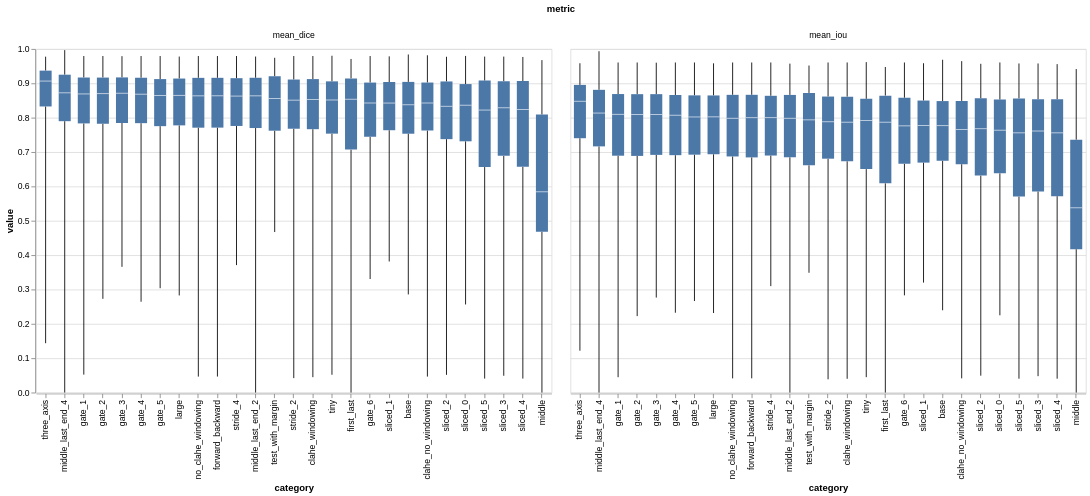

Notebook cell for this chart:
### Code cell
# Compute median value for each category for sorting
sorted_categories = (
    df.groupby('category')['value'].median()
    .sort_values(ascending=False)
    .index.tolist()
)

# Create chart with sorted x-axis by median
schart = alt.Chart(df).mark_boxplot(extent='min-max').encode(
    y='value',
    x=alt.X('category:N', sort=sorted_categories),
    column=alt.Column('metric:N')
).properties(
    width=600,
    height=400,
)
schart

### Figure 1 — Vega specification as saved in the notebook (floating-point values rounded to 4 significant figures)
{"$schema": "https://vega.github.io/schema/vega/v6.json", "data": [{"name": "source_0"}, {"name": "column_domain", "values": [{"metric": "mean_dice", "count": 27}, {"metric": "mean_iou", "count": 27}]}, {"name": "data_1"}, {"name": "data_3", "values": [{"lower_box_value": 0.7678, "lower_whisker_value": 0.04209}, {"lower_box_value": 0.7759, "lower_whisker_value": 0.371}, {"lower_box_value": 0.7071, "lower_whisker_value": 0.0}, {"lower_box_value": 0.4681, "lower_whisker_value": 0.0}, {"lower_box_value": 0.7699, "lower_whisker_value": 0.0}, {"lower_box_value": 0.7898, "lower_whisker_value": 0.0}, {"lower_box_value": 0.7533, "lower_whisker_value": 0.2856}, {"lower_box_value": 0.7776, "lower_whisker_value": 0.2826}, {"lower_box_value": 0.7535, "lower_whisker_value": 0.05178}, {"lower_box_value": 0.7833, "lower_whisker_value": 0.05213}, {"lower_box_value": 0.7823, "lower_whisker_value": 0.2728}, {"lower_box_value": 0.7846, "lower_whisker_value": 0.3659}, {"lower_box_value": 0.784, "lower_whisker_value": 0.2644}, {"lower_box_value": 0.7753, "lower_whisker_value": 0.3037}, {"lower_box_value": 0.7445, "lower_whisker_value": 0.3305}, {"lower_box_value": 0.7312, "lower_whisker_value": 0.2564}, {"lower_box_value": 0.7635, "lower_whisker_value": 0.3815}, {"lower_box_value": 0.7375, "lower_whisker_value": 0.05155}, {"lower_box_value": 0.6892, "lower_whisker_value": 0.04891}, {"lower_box_value": 0.657, "lower_whisker_value": 0.04072}, {"lower_box_value": 0.6563, "lower_whisker_value": 0.04072}, {"lower_box_value": 0.7711, "lower_whisker_value": 0.04663}, {"lower_box_value": 0.8326, "lower_whisker_value": 0.1437}, {"lower_box_value": 0.7621, "lower_whisker_value": 0.4672}, {"lower_box_value": 0.7627, "lower_whisker_value": 0.04649}, {"lower_box_value": 0.7665, "lower_whisker_value": 0.04477}, {"lower_box_value": 0.7709, "lower_whisker_value": 0.04648}, {"lower_box_value": 0.6807, "lower_whisker_value": 0.03859}, {"lower_box_value": 0.6898, "lower_whisker_value": 0.3098}, {"lower_box_value": 0.609, "lower_whisker_value": 0.0}, {"lower_box_value": 0.4174, "lower_whisker_value": 0.0}, {"lower_box_value": 0.6848, "lower_whisker_value": 0.0}, {"lower_box_value": 0.7165, "lower_whisker_value": 0.0}, {"lower_box_value": 0.6746, "lower_whisker_value": 0.2395}, {"lower_box_value": 0.6936, "lower_whisker_value": 0.2315}, {"lower_box_value": 0.6503, "lower_whisker_value": 0.04484}, {"lower_box_value": 0.6893, "lower_whisker_value": 0.04472}, {"lower_box_value": 0.6887, "lower_whisker_value": 0.2225}, {"lower_box_value": 0.6917, "lower_whisker_value": 0.2765}, {"lower_box_value": 0.6909, "lower_whisker_value": 0.2323}, {"lower_box_value": 0.6924, "lower_whisker_value": 0.2664}, {"lower_box_value": 0.6657, "lower_whisker_value": 0.2829}, {"lower_box_value": 0.6381, "lower_whisker_value": 0.2249}, {"lower_box_value": 0.6692, "lower_whisker_value": 0.3201}, {"lower_box_value": 0.6315, "lower_whisker_value": 0.04919}, {"lower_box_value": 0.5853, "lower_whisker_value": 0.04775}, {"lower_box_value": 0.5717, "lower_whisker_value": 0.04036}, {"lower_box_value": 0.5704, "lower_whisker_value": 0.04036}, {"lower_box_value": 0.6844, "lower_whisker_value": 0.04138}, {"lower_box_value": 0.7402, "lower_whisker_value": 0.1218}, {"lower_box_value": 0.6614, "lower_whisker_value": 0.3486}, {"lower_box_value": 0.6646, "lower_whisker_value": 0.04134}, {"lower_box_value": 0.6732, "lower_whisker_value": 0.04009}, {"lower_box_value": 0.6872, "lower_whisker_value": 0.04127}]}, {"name": "data_4", "values": [{"upper_box_value": 0.911, "upper_whisker_value": 0.9794}, {"upper_box_value": 0.915, "upper_whisker_value": 0.9794}, {"upper_box_value": 0.9144, "upper_whisker_value": 0.9709}, {"upper_box_value": 0.8091, "upper_whisker_value": 0.9675}, {"upper_box_value": 0.9162, "upper_whisker_value": 0.9779}, {"upper_box_value": 0.9251, "upper_whisker_value": 0.9966}, {"upper_box_value": 0.9042, "upper_whisker_value": 0.9839}, {"upper_box_value": 0.9139, "upper_whisker_value": 0.9779}, {"upper_box_value": 0.9057, "upper_whisker_value": 0.9803}, {"upper_box_value": 0.9169, "upper_whisker_value": 0.9794}, {"upper_box_value": 0.9167, "upper_whisker_value": 0.9794}, {"upper_box_value": 0.9172, "upper_whisker_value": 0.979}, {"upper_box_value": 0.9162, "upper_whisker_value": 0.9794}, {"upper_box_value": 0.9123, "upper_whisker_value": 0.9794}, {"upper_box_value": 0.9022, "upper_whisker_value": 0.9794}, {"upper_box_value": 0.8978, "upper_whisker_value": 0.9797}, {"upper_box_value": 0.9038, "upper_whisker_value": 0.9785}, {"upper_box_value": 0.9054, "upper_whisker_value": 0.9773}, {"upper_box_value": 0.9062, "upper_whisker_value": 0.9778}, {"upper_box_value": 0.9065, "upper_whisker_value": 0.9767}, {"upper_box_value": 0.908, "upper_whisker_value": 0.9778}, {"upper_box_value": 0.916, "upper_whisker_value": 0.9794}, {"upper_box_value": 0.9369, "upper_whisker_value": 0.9776}, {"upper_box_value": 0.9206, "upper_whisker_value": 0.9743}, {"upper_box_value": 0.9023, "upper_whisker_value": 0.9816}, {"upper_box_value": 0.9123, "upper_whisker_value": 0.9795}, {"upper_box_value": 0.9159, "upper_whisker_value": 0.9794}, {"upper_box_value": 0.8615, "upper_whisker_value": 0.9606}, {"upper_box_value": 0.8637, "upper_whisker_value": 0.9606}, {"upper_box_value": 0.8642, "upper_whisker_value": 0.9475}, {"upper_box_value": 0.7358, "upper_whisker_value": 0.9415}, {"upper_box_value": 0.8663, "upper_whisker_value": 0.9573}, {"upper_box_value": 0.8811, "upper_whisker_value": 0.9934}, {"upper_box_value": 0.8483, "upper_whisker_value": 0.9686}, {"upper_box_value": 0.8647, "upper_whisker_value": 0.9582}, {"upper_box_value": 0.8549, "upper_whisker_value": 0.9617}, {"upper_box_value": 0.8688, "upper_whisker_value": 0.9606}, {"upper_box_value": 0.8684, "upper_whisker_value": 0.9606}, {"upper_box_value": 0.8685, "upper_whisker_value": 0.96}, {"upper_box_value": 0.8661, "upper_whisker_value": 0.9606}, {"upper_box_value": 0.8649, "upper_whisker_value": 0.9606}, {"upper_box_value": 0.858, "upper_whisker_value": 0.9606}, {"upper_box_value": 0.8526, "upper_whisker_value": 0.9607}, {"upper_box_value": 0.8499, "upper_whisker_value": 0.9584}, {"upper_box_value": 0.8562, "upper_whisker_value": 0.9568}, {"upper_box_value": 0.8535, "upper_whisker_value": 0.9577}, {"upper_box_value": 0.8534, "upper_whisker_value": 0.9559}, {"upper_box_value": 0.856, "upper_whisker_value": 0.9577}, {"upper_box_value": 0.8666, "upper_whisker_value": 0.9606}, {"upper_box_value": 0.8954, "upper_whisker_value": 0.9584}, {"upper_box_value": 0.872, "upper_whisker_value": 0.9518}, {"upper_box_value": 0.8489, "upper_whisker_value": 0.9645}, {"upper_box_value": 0.8612, "upper_whisker_value": 0.9607}, {"upper_box_value": 0.8665, "upper_whisker_value": 0.9606}]}, {"name": "data_5", "values": [{"lower_box_value": 0.7678, "upper_box_value": 0.911}, {"lower_box_value": 0.7759, "upper_box_value": 0.915}, {"lower_box_value": 0.7071, "upper_box_value": 0.9144}, {"lower_box_value": 0.4681, "upper_box_value": 0.8091}, {"lower_box_value": 0.7699, "upper_box_value": 0.9162}, {"lower_box_value": 0.7898, "upper_box_value": 0.9251}, {"lower_box_value": 0.7533, "upper_box_value": 0.9042}, {"lower_box_value": 0.7776, "upper_box_value": 0.9139}, {"lower_box_value": 0.7535, "upper_box_value": 0.9057}, {"lower_box_value": 0.7833, "upper_box_value": 0.9169}, {"lower_box_value": 0.7823, "upper_box_value": 0.9167}, {"lower_box_value": 0.7846, "upper_box_value": 0.9172}, {"lower_box_value": 0.784, "upper_box_value": 0.9162}, {"lower_box_value": 0.7753, "upper_box_value": 0.9123}, {"lower_box_value": 0.7445, "upper_box_value": 0.9022}, {"lower_box_value": 0.7312, "upper_box_value": 0.8978}, {"lower_box_value": 0.7635, "upper_box_value": 0.9038}, {"lower_box_value": 0.7375, "upper_box_value": 0.9054}, {"lower_box_value": 0.6892, "upper_box_value": 0.9062}, {"lower_box_value": 0.657, "upper_box_value": 0.9065}, {"lower_box_value": 0.6563, "upper_box_value": 0.908}, {"lower_box_value": 0.7711, "upper_box_value": 0.916}, {"lower_box_value": 0.8326, "upper_box_value": 0.9369}, {"lower_box_value": 0.7621, "upper_box_value": 0.9206}, {"lower_box_value": 0.7627, "upper_box_value": 0.9023}, {"lower_box_value": 0.7665, "upper_box_value": 0.9123}, {"lower_box_value": 0.7709, "upper_box_value": 0.9159}, {"lower_box_value": 0.6807, "upper_box_value": 0.8615}, {"lower_box_value": 0.6898, "upper_box_value": 0.8637}, {"lower_box_value": 0.609, "upper_box_value": 0.8642}, {"lower_box_value": 0.4174, "upper_box_value": 0.7358}, {"lower_box_value": 0.6848, "upper_box_value": 0.8663}, {"lower_box_value": 0.7165, "upper_box_value": 0.8811}, {"lower_box_value": 0.6746, "upper_box_value": 0.8483}, {"lower_box_value": 0.6936, "upper_box_value": 0.8647}, {"lower_box_value": 0.6503, "upper_box_value": 0.8549}, {"lower_box_value": 0.6893, "upper_box_value": 0.8688}, {"lower_box_value": 0.6887, "upper_box_value": 0.8684}, {"lower_box_value": 0.6917, "upper_box_value": 0.8685}, {"lower_box_value": 0.6909, "upper_box_value": 0.8661}, {"lower_box_value": 0.6924, "upper_box_value": 0.8649}, {"lower_box_value": 0.6657, "upper_box_value": 0.858}, {"lower_box_value": 0.6381, "upper_box_value": 0.8526}, {"lower_box_value": 0.6692, "upper_box_value": 0.8499}, {"lower_box_value": 0.6315, "upper_box_value": 0.8562}, {"lower_box_value": 0.5853, "upper_box_value": 0.8535}, {"lower_box_value": 0.5717, "upper_box_value": 0.8534}, {"lower_box_value": 0.5704, "upper_box_value": 0.856}, {"lower_box_value": 0.6844, "upper_box_value": 0.8666}, {"lower_box_value": 0.7402, "upper_box_value": 0.8954}, {"lower_box_value": 0.6614, "upper_box_value": 0.872}, {"lower_box_value": 0.6646, "upper_box_value": 0.8489}, {"lower_box_value": 0.6732, "upper_box_value": 0.8612}, {"lower_box_value": 0.6872, "upper_box_value": 0.8665}]}, {"name": "data_6", "values": [{"mid_box_value": 0.851}, {"mid_box_value": 0.8629}, {"mid_box_value": 0.8537}, {"mid_box_value": 0.5843}, {"mid_box_value": 0.8635}, {"mid_box_value": 0.8723}, {"mid_box_value": 0.8376}, {"mid_box_value": 0.865}, {"mid_box_value": 0.8515}, {"mid_box_value": 0.8691}, {"mid_box_value": 0.87}, {"mid_box_value": 0.8712}, {"mid_box_value": 0.8684}, {"mid_box_value": 0.8645}, {"mid_box_value": 0.8427}, {"mid_box_value": 0.8363}, {"mid_box_value": 0.8426}, {"mid_box_value": 0.8332}, {"mid_box_value": 0.8288}, {"mid_box_value": 0.8238}, {"mid_box_value": 0.8222}, {"mid_box_value": 0.8637}, {"mid_box_value": 0.9066}, {"mid_box_value": 0.856}, {"mid_box_value": 0.8427}, {"mid_box_value": 0.8531}, {"mid_box_value": 0.8635}, {"mid_box_value": 0.7882}, {"mid_box_value": 0.8001}, {"mid_box_value": 0.7868}, {"mid_box_value": 0.5377}, {"mid_box_value": 0.7983}, {"mid_box_value": 0.8135}, {"mid_box_value": 0.7768}, {"mid_box_value": 0.8024}, {"mid_box_value": 0.792}, {"mid_box_value": 0.8098}, {"mid_box_value": 0.8093}, {"mid_box_value": 0.809}, {"mid_box_value": 0.8072}, {"mid_box_value": 0.8021}, {"mid_box_value": 0.7762}, {"mid_box_value": 0.7636}, {"mid_box_value": 0.7772}, {"mid_box_value": 0.7679}, {"mid_box_value": 0.7612}, {"mid_box_value": 0.7559}, {"mid_box_value": 0.7559}, {"mid_box_value": 0.8}, {"mid_box_value": 0.8478}, {"mid_box_value": 0.7937}, {"mid_box_value": 0.7658}, {"mid_box_value": 0.7869}, {"mid_box_value": 0.7983}]}, {"name": "data_1_x_domain_category", "values": [{"category": "stride_2", "sort_field": 13.0}, {"category": "stride_4", "sort_field": 10.0}, {"category": "first_last", "sort_field": 16.0}, {"category": "middle", "sort_field": 26.0}, {"category": "middle_last_end_2", "sort_field": 11.0}, {"category": "middle_last_end_4", "sort_field": 1.0}, {"category": "base", "sort_field": 19.0}, {"category": "large", "sort_field": 7.0}, {"category": "tiny", "sort_field": 15.0}, {"category": "gate_1", "sort_field": 2.0}, {"category": "gate_2", "sort_field": 3.0}, {"category": "gate_3", "sort_field": 4.0}, {"category": "gate_4", "sort_field": 5.0}, {"category": "gate_5", "sort_field": 6.0}, {"category": "gate_6", "sort_field": 17.0}, {"category": "sliced_0", "sort_field": 22.0}, {"category": "sliced_1", "sort_field": 18.0}, {"category": "sliced_2", "sort_field": 21.0}, {"category": "sliced_3", "sort_field": 24.0}, {"category": "sliced_4", "sort_field": 25.0}, {"category": "sliced_5", "sort_field": 23.0}, {"category": "forward_backward", "sort_field": 9.0}, {"category": "three_axis", "sort_field": 0.0}, {"category": "test_with_margin", "sort_field": 12.0}, {"category": "clahe_no_windowing", "sort_field": 20.0}, {"category": "clahe_windowing", "sort_field": 14.0}, {"category": "no_clahe_windowing", "sort_field": 8.0}]}, {"name": "source_0_facet_facet0", "values": [{"category": "stride_2", "metric": "mean_dice", "lower_box_value": 0.7678, "upper_box_value": 0.911, "mid_box_value": 0.851, "lower_whisker_value": 0.04209, "upper_whisker_value": 0.9794, "x_category_sort_index": 13.0, "tooltip_category_sort_index": 13.0}, {"category": "stride_4", "metric": "mean_dice", "lower_box_value": 0.7759, "upper_box_value": 0.915, "mid_box_value": 0.8629, "lower_whisker_value": 0.371, "upper_whisker_value": 0.9794, "x_category_sort_index": 10.0, "tooltip_category_sort_index": 10.0}, {"category": "first_last", "metric": "mean_dice", "lower_box_value": 0.7071, "upper_box_value": 0.9144, "mid_box_value": 0.8537, "lower_whisker_value": 0.0, "upper_whisker_value": 0.9709, "x_category_sort_index": 16.0, "tooltip_category_sort_index": 16.0}, {"category": "middle", "metric": "mean_dice", "lower_box_value": 0.4681, "upper_box_value": 0.8091, "mid_box_value": 0.5843, "lower_whisker_value": 0.0, "upper_whisker_value": 0.9675, "x_category_sort_index": 26.0, "tooltip_category_sort_index": 26.0}, {"category": "middle_last_end_2", "metric": "mean_dice", "lower_box_value": 0.7699, "upper_box_value": 0.9162, "mid_box_value": 0.8635, "lower_whisker_value": 0.0, "upper_whisker_value": 0.9779, "x_category_sort_index": 11.0, "tooltip_category_sort_index": 11.0}, {"category": "middle_last_end_4", "metric": "mean_dice", "lower_box_value": 0.7898, "upper_box_value": 0.9251, "mid_box_value": 0.8723, "lower_whisker_value": 0.0, "upper_whisker_value": 0.9966, "x_category_sort_index": 1.0, "tooltip_category_sort_index": 1.0}, {"category": "base", "metric": "mean_dice", "lower_box_value": 0.7533, "upper_box_value": 0.9042, "mid_box_value": 0.8376, "lower_whisker_value": 0.2856, "upper_whisker_value": 0.9839, "x_category_sort_index": 19.0, "tooltip_category_sort_index": 19.0}, {"category": "large", "metric": "mean_dice", "lower_box_value": 0.7776, "upper_box_value": 0.9139, "mid_box_value": 0.865, "lower_whisker_value": 0.2826, "upper_whisker_value": 0.9779, "x_category_sort_index": 7.0, "tooltip_category_sort_index": 7.0}, {"category": "tiny", "metric": "mean_dice", "lower_box_value": 0.7535, "upper_box_value": 0.9057, "mid_box_value": 0.8515, "lower_whisker_value": 0.05178, "upper_whisker_value": 0.9803, "x_category_sort_index": 15.0, "tooltip_category_sort_index": 15.0}, {"category": "gate_1", "metric": "mean_dice", "lower_box_value": 0.7833, "upper_box_value": 0.9169, "mid_box_value": 0.8691, "lower_whisker_value": 0.05213, "upper_whisker_value": 0.9794, "x_category_sort_index": 2.0, "tooltip_category_sort_index": 2.0}, {"category": "gate_2", "metric": "mean_dice", "lower_box_value": 0.7823, "upper_box_value": 0.9167, "mid_box_value": 0.87, "lower_whisker_value": 0.2728, "upper_whisker_value": 0.9794, "x_category_sort_index": 3.0, "tooltip_category_sort_index": 3.0}, {"category": "gate_3", "metric": "mean_dice", "lower_box_value": 0.7846, "upper_box_value": 0.9172, "mid_box_value": 0.8712, "lower_whisker_value": 0.3659, "upper_whisker_value": 0.979, "x_category_sort_index": 4.0, "tooltip_category_sort_index": 4.0}, {"category": "gate_4", "metric": "mean_dice", "lower_box_value": 0.784, "upper_box_value": 0.9162, "mid_box_value": 0.8684, "lower_whisker_value": 0.2644, "upper_whisker_value": 0.9794, "x_category_sort_index": 5.0, "tooltip_category_sort_index": 5.0}, {"category": "gate_5", "metric": "mean_dice", "lower_box_value": 0.7753, "upper_box_value": 0.9123, "mid_box_value": 0.8645, "lower_whisker_value": 0.3037, "upper_whisker_value": 0.9794, "x_category_sort_index": 6.0, "tooltip_category_sort_index": 6.0}, {"category": "gate_6", "metric": "mean_dice", "lower_box_value": 0.7445, "upper_box_value": 0.9022, "mid_box_value": 0.8427, "lower_whisker_value": 0.3305, "upper_whisker_value": 0.9794, "x_category_sort_index": 17.0, "tooltip_category_sort_index": 17.0}, {"category": "sliced_0", "metric": "mean_dice", "lower_box_value": 0.7312, "upper_box_value": 0.8978, "mid_box_value": 0.8363, "lower_whisker_value": 0.2564, "upper_whisker_value": 0.9797, "x_category_sort_index": 22.0, "tooltip_category_sort_index": 22.0}, {"category": "sliced_1", "metric": "mean_dice", "lower_box_value": 0.7635, "upper_box_value": 0.9038, "mid_box_value": 0.8426, "lower_whisker_value": 0.3815, "upper_whisker_value": 0.9785, "x_category_sort_index": 18.0, "tooltip_category_sort_index": 18.0}, {"category": "sliced_2", "metric": "mean_dice", "lower_box_value": 0.7375, "upper_box_value": 0.9054, "mid_box_value": 0.8332, "lower_whisker_value": 0.05155, "upper_whisker_value": 0.9773, "x_category_sort_index": 21.0, "tooltip_category_sort_index": 21.0}, {"category": "sliced_3", "metric": "mean_dice", "lower_box_value": 0.6892, "upper_box_value": 0.9062, "mid_box_value": 0.8288, "lower_whisker_value": 0.04891, "upper_whisker_value": 0.9778, "x_category_sort_index": 24.0, "tooltip_category_sort_index": 24.0}, {"category": "sliced_4", "metric": "mean_dice", "lower_box_value": 0.657, "upper_box_value": 0.9065, "mid_box_value": 0.8238, "lower_whisker_value": 0.04072, "upper_whisker_value": 0.9767, "x_category_sort_index": 25.0, "tooltip_category_sort_index": 25.0}, {"category": "sliced_5", "metric": "mean_dice", "lower_box_value": 0.6563, "upper_box_value": 0.908, "mid_box_value": 0.8222, "lower_whisker_value": 0.04072, "upper_whisker_value": 0.9778, "x_category_sort_index": 23.0, "tooltip_category_sort_index": 23.0}, {"category": "forward_backward", "metric": "mean_dice", "lower_box_value": 0.7711, "upper_box_value": 0.916, "mid_box_value": 0.8637, "lower_whisker_value": 0.04663, "upper_whisker_value": 0.9794, "x_category_sort_index": 9.0, "tooltip_category_sort_index": 9.0}, {"category": "three_axis", "metric": "mean_dice", "lower_box_value": 0.8326, "upper_box_value": 0.9369, "mid_box_value": 0.9066, "lower_whisker_value": 0.1437, "upper_whisker_value": 0.9776, "x_category_sort_index": 0.0, "tooltip_category_sort_index": 0.0}, {"category": "test_with_margin", "metric": "mean_dice", "lower_box_value": 0.7621, "upper_box_value": 0.9206, "mid_box_value": 0.856, "lower_whisker_value": 0.4672, "upper_whisker_value": 0.9743, "x_category_sort_index": 12.0, "tooltip_category_sort_index": 12.0}, {"category": "clahe_no_windowing", "metric": "mean_dice", "lower_box_value": 0.7627, "upper_box_value": 0.9023, "mid_box_value": 0.8427, "lower_whisker_value": 0.04649, "upper_whisker_value": 0.9816, "x_category_sort_index": 20.0, "tooltip_category_sort_index": 20.0}, {"category": "clahe_windowing", "metric": "mean_dice", "lower_box_value": 0.7665, "upper_box_value": 0.9123, "mid_box_value": 0.8531, "lower_whisker_value": 0.04477, "upper_whisker_value": 0.9795, "x_category_sort_index": 14.0, "tooltip_category_sort_index": 14.0}, {"category": "no_clahe_windowing", "metric": "mean_dice", "lower_box_value": 0.7709, "upper_box_value": 0.9159, "mid_box_value": 0.8635, "lower_whisker_value": 0.04648, "upper_whisker_value": 0.9794, "x_category_sort_index": 8.0, "tooltip_category_sort_index": 8.0}, {"category": "stride_2", "metric": "mean_iou", "lower_box_value": 0.6807, "upper_box_value": 0.8615, "mid_box_value": 0.7882, "lower_whisker_value": 0.03859, "upper_whisker_value": 0.9606, "x_category_sort_index": 13.0, "tooltip_category_sort_index": 13.0}, {"category": "stride_4", "metric": "mean_iou", "lower_box_value": 0.6898, "upper_box_value": 0.8637, "mid_box_value": 0.8001, "lower_whisker_value": 0.3098, "upper_whisker_value": 0.9606, "x_category_sort_index": 10.0, "tooltip_category_sort_index": 10.0}, {"category": "first_last", "metric": "mean_iou", "lower_box_value": 0.609, "upper_box_value": 0.8642, "mid_box_value": 0.7868, "lower_whisker_value": 0.0, "upper_whisker_value": 0.9475, "x_category_sort_index": 16.0, "tooltip_category_sort_index": 16.0}, {"category": "middle", "metric": "mean_iou", "lower_box_value": 0.4174, "upper_box_value": 0.7358, "mid_box_value": 0.5377, "lower_whisker_value": 0.0, "upper_whisker_value": 0.9415, "x_category_sort_index": 26.0, "tooltip_category_sort_index": 26.0}, {"category": "middle_last_end_2", "metric": "mean_iou", "lower_box_value": 0.6848, "upper_box_value": 0.8663, "mid_box_value": 0.7983, "lower_whisker_value": 0.0, "upper_whisker_value": 0.9573, "x_category_sort_index": 11.0, "tooltip_category_sort_index": 11.0}, {"category": "middle_last_end_4", "metric": "mean_iou", "lower_box_value": 0.7165, "upper_box_value": 0.8811, "mid_box_value": 0.8135, "lower_whisker_value": 0.0, "upper_whisker_value": 0.9934, "x_category_sort_index": 1.0, "tooltip_category_sort_index": 1.0}, {"category": "base", "metric": "mean_iou", "lower_box_value": 0.6746, "upper_box_value": 0.8483, "mid_box_value": 0.7768, "lower_whisker_value": 0.2395, "upper_whisker_value": 0.9686, "x_category_sort_index": 19.0, "tooltip_category_sort_index": 19.0}, {"category": "large", "metric": "mean_iou", "lower_box_value": 0.6936, "upper_box_value": 0.8647, "mid_box_value": 0.8024, "lower_whisker_value": 0.2315, "upper_whisker_value": 0.9582, "x_category_sort_index": 7.0, "tooltip_category_sort_index": 7.0}, {"category": "tiny", "metric": "mean_iou", "lower_box_value": 0.6503, "upper_box_value": 0.8549, "mid_box_value": 0.792, "lower_whisker_value": 0.04484, "upper_whisker_value": 0.9617, "x_category_sort_index": 15.0, "tooltip_category_sort_index": 15.0}, {"category": "gate_1", "metric": "mean_iou", "lower_box_value": 0.6893, "upper_box_value": 0.8688, "mid_box_value": 0.8098, "lower_whisker_value": 0.04472, "upper_whisker_value": 0.9606, "x_category_sort_index": 2.0, "tooltip_category_sort_index": 2.0}, {"category": "gate_2", "metric": "mean_iou", "lower_box_value": 0.6887, "upper_box_value": 0.8684, "mid_box_value": 0.8093, "lower_whisker_value": 0.2225, "upper_whisker_value": 0.9606, "x_category_sort_index": 3.0, "tooltip_category_sort_index": 3.0}, {"category": "gate_3", "metric": "mean_iou", "lower_box_value": 0.6917, "upper_box_value": 0.8685, "mid_box_value": 0.809, "lower_whisker_value": 0.2765, "upper_whisker_value": 0.96, "x_category_sort_index": 4.0, "tooltip_category_sort_index": 4.0}, {"category": "gate_4", "metric": "mean_iou", "lower_box_value": 0.6909, "upper_box_value": 0.8661, "mid_box_value": 0.8072, "lower_whisker_value": 0.2323, "upper_whisker_value": 0.9606, "x_category_sort_index": 5.0, "tooltip_category_sort_index": 5.0}, {"category": "gate_5", "metric": "mean_iou", "lower_box_value": 0.6924, "upper_box_value": 0.8649, "mid_box_value": 0.8021, "lower_whisker_value": 0.2664, "upper_whisker_value": 0.9606, "x_category_sort_index": 6.0, "tooltip_category_sort_index": 6.0}, {"category": "gate_6", "metric": "mean_iou", "lower_box_value": 0.6657, "upper_box_value": 0.858, "mid_box_value": 0.7762, "lower_whisker_value": 0.2829, "upper_whisker_value": 0.9606, "x_category_sort_index": 17.0, "tooltip_category_sort_index": 17.0}, {"category": "sliced_0", "metric": "mean_iou", "lower_box_value": 0.6381, "upper_box_value": 0.8526, "mid_box_value": 0.7636, "lower_whisker_value": 0.2249, "upper_whisker_value": 0.9607, "x_category_sort_index": 22.0, "tooltip_category_sort_index": 22.0}, {"category": "sliced_1", "metric": "mean_iou", "lower_box_value": 0.6692, "upper_box_value": 0.8499, "mid_box_value": 0.7772, "lower_whisker_value": 0.3201, "upper_whisker_value": 0.9584, "x_category_sort_index": 18.0, "tooltip_category_sort_index": 18.0}, {"category": "sliced_2", "metric": "mean_iou", "lower_box_value": 0.6315, "upper_box_value": 0.8562, "mid_box_value": 0.7679, "lower_whisker_value": 0.04919, "upper_whisker_value": 0.9568, "x_category_sort_index": 21.0, "tooltip_category_sort_index": 21.0}, {"category": "sliced_3", "metric": "mean_iou", "lower_box_value": 0.5853, "upper_box_value": 0.8535, "mid_box_value": 0.7612, "lower_whisker_value": 0.04775, "upper_whisker_value": 0.9577, "x_category_sort_index": 24.0, "tooltip_category_sort_index": 24.0}, {"category": "sliced_4", "metric": "mean_iou", "lower_box_value": 0.5717, "upper_box_value": 0.8534, "mid_box_value": 0.7559, "lower_whisker_value": 0.04036, "upper_whisker_value": 0.9559, "x_category_sort_index": 25.0, "tooltip_category_sort_index": 25.0}, {"category": "sliced_5", "metric": "mean_iou", "lower_box_value": 0.5704, "upper_box_value": 0.856, "mid_box_value": 0.7559, "lower_whisker_value": 0.04036, "upper_whisker_value": 0.9577, "x_category_sort_index": 23.0, "tooltip_category_sort_index": 23.0}, {"category": "forward_backward", "metric": "mean_iou", "lower_box_value": 0.6844, "upper_box_value": 0.8666, "mid_box_value": 0.8, "lower_whisker_value": 0.04138, "upper_whisker_value": 0.9606, "x_category_sort_index": 9.0, "tooltip_category_sort_index": 9.0}, {"category": "three_axis", "metric": "mean_iou", "lower_box_value": 0.7402, "upper_box_value": 0.8954, "mid_box_value": 0.8478, "lower_whisker_value": 0.1218, "upper_whisker_value": 0.9584, "x_category_sort_index": 0.0, "tooltip_category_sort_index": 0.0}, {"category": "test_with_margin", "metric": "mean_iou", "lower_box_value": 0.6614, "upper_box_value": 0.872, "mid_box_value": 0.7937, "lower_whisker_value": 0.3486, "upper_whisker_value": 0.9518, "x_category_sort_index": 12.0, "tooltip_category_sort_index": 12.0}, {"category": "clahe_no_windowing", "metric": "mean_iou", "lower_box_value": 0.6646, "upper_box_value": 0.8489, "mid_box_value": 0.7658, "lower_whisker_value": 0.04134, "upper_whisker_value": 0.9645, "x_category_sort_index": 20.0, "tooltip_category_sort_index": 20.0}, {"category": "clahe_windowing", "metric": "mean_iou", "lower_box_value": 0.6732, "upper_box_value": 0.8612, "mid_box_value": 0.7869, "lower_whisker_value": 0.04009, "upper_whisker_value": 0.9607, "x_category_sort_index": 14.0, "tooltip_category_sort_index": 14.0}, {"category": "no_clahe_windowing", "metric": "mean_iou", "lower_box_value": 0.6872, "upper_box_value": 0.8665, "mid_box_value": 0.7983, "lower_whisker_value": 0.04127, "upper_whisker_value": 0.9606, "x_category_sort_index": 8.0, "tooltip_category_sort_index": 8.0}]}], "signals": [{"name": "child_width", "value": 600}, {"name": "child_height", "value": 400}], "marks": [{"type": "group", "name": "column-title", "title": {"text": "metric", "style": "guide-title", "offset": 10}, "role": "column-title"}, {"type": "group", "name": "row_header", "encode": {"update": {"height": {"signal": "child_height"}}}, "axes": [{"scale": "y", "grid": false, "labelOverlap": true, "tickCount": {"signal": "ceil(child_height/40)"}, "orient": "left", "zindex": 0, "title": "value"}], "role": "row-header"}, {"type": "group", "name": "column_header", "from": {"data": "column_domain"}, "sort": {"field": "datum[\"metric\"]", "order": "ascending"}, "encode": {"update": {"width": {"signal": "child_width"}}}, "title": {"text": {"signal": "isValid(parent[\"metric\"]) ? parent[\"metric\"] : \"\"+parent[\"metric\"]"}, "frame": "group", "style": "guide-label", "offset": 10}, "role": "column-header"}, {"type": "group", "name": "column_footer", "from": {"data": "column_domain"}, "sort": {"field": "datum[\"metric\"]", "order": "ascending"}, "encode": {"update": {"width": {"signal": "child_width"}}}, "axes": [{"scale": "x", "grid": false, "zindex": 0, "title": "category", "labelAlign": "right", "labelAngle": 270, "orient": "bottom", "labelBaseline": "middle"}], "role": "column-footer"}, {"type": "group", "name": "cell", "from": {"facet": {"data": "source_0_facet_facet0", "name": "facet", "groupby": ["metric"]}}, "sort": {"field": ["datum[\"metric\"]"], "order": ["ascending"]}, "encode": {"update": {"width": {"signal": "child_width"}, "height": {"signal": "child_height"}}}, "data": [{"name": "data_0", "source": "facet", "transform": [{"type": "project", "fields": ["category", "lower_box_value", "lower_whisker_value", "mid_box_value", "upper_box_value", "upper_whisker_value"]}]}, {"name": "data_2", "source": "data_0", "transform": [{"type": "filter", "expr": "isValid(datum[\"lower_whisker_value\"]) && isFinite(+datum[\"lower_whisker_value\"])"}, {"type": "project", "fields": ["category", "lower_box_value", "lower_whisker_value", "mid_box_value", "upper_box_value", "upper_whisker_value"]}]}, {"name": "data_3", "source": "data_0", "transform": [{"type": "filter", "expr": "isValid(datum[\"upper_box_value\"]) && isFinite(+datum[\"upper_box_value\"])"}, {"type": "project", "fields": ["category", "lower_box_value", "lower_whisker_value", "mid_box_value", "upper_box_value", "upper_whisker_value"]}]}, {"name": "data_4", "source": "data_0", "transform": [{"type": "filter", "expr": "isValid(datum[\"lower_box_value\"]) && isFinite(+datum[\"lower_box_value\"])"}, {"type": "project", "fields": ["category", "lower_box_value", "lower_whisker_value", "mid_box_value", "upper_box_value", "upper_whisker_value"]}]}, {"name": "data_5", "source": "data_0", "transform": [{"type": "filter", "expr": "isValid(datum[\"mid_box_value\"]) && isFinite(+datum[\"mid_box_value\"])"}, {"type": "project", "fields": ["category", "lower_box_value", "lower_whisker_value", "mid_box_value", "upper_box_value", "upper_whisker_value"]}]}], "marks": [{"type": "rule", "name": "child_layer_0_marks", "from": {"data": "data_2"}, "encode": {"update": {"y2": {"field": "lower_box_value", "scale": "y"}, "y": {"field": "lower_whisker_value", "scale": "y"}, "stroke": {"value": "black"}, "tooltip": {"signal": "{\"Max of value\": format(datum[\"upper_whisker_value\"], \"\"), \"Q3 of value\": format(datum[\"upper_box_value\"], \"\"), \"Median of value\": format(datum[\"mid_box_value\"], \"\"), \"Q1 of value\": format(datum[\"lower_box_value\"], \"\"), \"Min of value\": format(datum[\"lower_whisker_value\"], \"\"), \"category\": isValid(datum[\"category\"]) ? datum[\"category\"] : \"\"+datum[\"category\"]}"}, "x": {"field": "category", "scale": "x", "band": 0.5}}}, "aria": false, "style": ["rule", "boxplot-rule"]}, {"type": "rule", "name": "child_layer_1_marks", "from": {"data": "data_3"}, "encode": {"update": {"x": {"field": "category", "scale": "x", "band": 0.5}, "y": {"field": "upper_box_value", "scale": "y"}, "stroke": {"value": "black"}, "tooltip": {"signal": "{\"Max of value\": format(datum[\"upper_whisker_value\"], \"\"), \"Q3 of value\": format(datum[\"upper_box_value\"], \"\"), \"Median of value\": format(datum[\"mid_box_value\"], \"\"), \"Q1 of value\": format(datum[\"lower_box_value\"], \"\"), \"Min of value\": format(datum[\"lower_whisker_value\"], \"\"), \"category\": isValid(datum[\"category\"]) ? datum[\"category\"] : \"\"+datum[\"category\"]}"}, "y2": {"field": "upper_whisker_value", "scale": "y"}}}, "aria": false, "style": ["rule", "boxplot-rule"]}, {"type": "rect", "name": "child_layer_2_marks", "from": {"data": "data_4"}, "encode": {"update": {"y2": {"field": "upper_box_value", "scale": "y"}, "width": {"value": 14}, "y": {"field": "lower_box_value", "scale": "y"}, "tooltip": {"signal": "{\"Max of value\": format(datum[\"upper_whisker_value\"], \"\"), \"Q3 of value\": format(datum[\"upper_box_value\"], \"\"), \"Median of value\": format(datum[\"mid_box_value\"], \"\"), \"Q1 of value\": format(datum[\"lower_box_value\"], \"\"), \"Min of value\": format(datum[\"lower_whisker_value\"], \"\"), \"category\": isValid(datum[\"category\"]) ? datum[\"category\"] : \"\"+datum[\"category\"]}"}, "xc": {"field": "category", "scale": "x", "band": 0.5}, "fill": {"value": "#4c78a8"}}}, "style": ["bar", "boxplot-box"]}, {"type": "rect", "name": "child_layer_3_marks", "from": {"data": "data_5"}, "encode": {"update": {"fill": [{"value": "#4c78a8", "test": "datum['lower_box_value'] >= datum['upper_box_value']"}, {"value": "white"}], "height": {"value": 1}, "xc": {"field": "category", "scale": "x", "band": 0.5}, "opacity": {"value": 0.7}, "tooltip": {"signal": "{\"Max of value\": format(datum[\"upper_whisker_value\"], \"\"), \"Q3 of value\": format(datum[\"upper_box_value\"], \"\"), \"Median of value\": format(datum[\"mid_box_value\"], \"\"), \"Q1 of value\": format(datum[\"lower_box_value\"], \"\"), \"Min of value\": format(datum[\"lower_whisker_value\"], \"\"), \"category\": isValid(datum[\"category\"]) ? datum[\"category\"] : \"\"+datum[\"category\"]}"}, "yc": {"field": "mid_box_value", "scale": "y"}, "width": {"value": 14}}}, "aria": false, "style": ["tick", "boxplot-median"]}], "axes": [{"scale": "y", "ticks": false, "aria": false, "labels": false, "gridScale": "x", "tickCount": {"signal": "ceil(child_height/40)"}, "minExtent": 0, "domain": false, "maxExtent": 0, "zindex": 0, "grid": true, "orient": "left"}], "style": "cell"}], "scales": [{"name": "x", "type": "band", "domain": {"data": "data_1_x_domain_category", "field": "category", "sort": {"op": "max", "field": "sort_field"}}, "range": [0, {"signal": "child_width"}], "paddingInner": 0, "paddingOuter": 0}, {"name": "y", "type": "linear", "domain": {"fields": [{"data": "data_3", "field": "lower_whisker_value"}, {"data": "data_3", "field": "lower_box_value"}, {"data": "data_4", "field": "upper_box_value"}, {"data": "data_4", "field": "upper_whisker_value"}, {"data": "data_5", "field": "lower_box_value"}, {"data": "data_5", "field": "upper_box_value"}, {"data": "data_6", "field": "mid_box_value"}]}, "range": [{"signal": "child_height"}, 0], "zero": true, "nice": true}], "background": "white", "layout": {"padding": 20, "offset": {"columnTitle": 10}, "columns": {"signal": "length(data('column_domain'))"}, "bounds": "full", "align": "all"}, "padding": 5}
